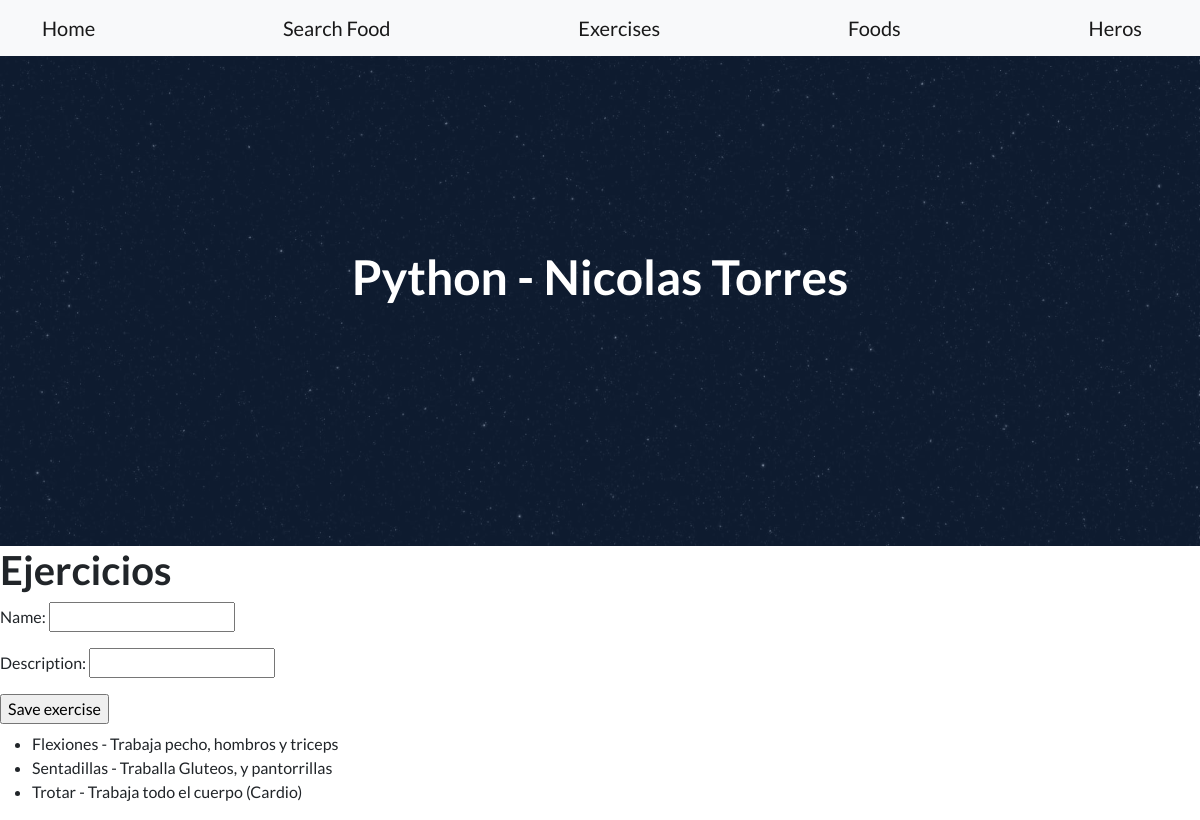
/AppFitLife/exercises/, run on the app's committed database.
### AppFitLife/models.py (models this page shows, shortened)
class Exercises(models.Model):
    name=models.CharField(max_length=50)
    description=models.CharField(max_length=50)

### AppFitLife/views.py (the view)
# urls.py: path('exercises/', exercises, name="exercises"),
def exercises(request):
    exercises= Exercises.objects.all()
    if request.method=="POST":
        form=ExercisesForm(request.POST)
        if form.is_valid():
            info=form.cleaned_data
            name=info["name"]
            description=info["description"]
            exercise=Exercises(name=name,description=description)
            exercise.save()
            form_exercises=ExercisesForm()
            return render(request,"AppFitLife/exercises.html", {"mensaje":"Exercise created", "formulario":form_exercises })
        else:
            return render(request,"AppFitLife/exercises.html", {"mensaje":"Invalid data"})
    else:
        form_exercises=ExercisesForm()
    return render(request,"AppFitLife/exercises.html", {"form":form_exercises , "exercises": exercises})

### AppFitLife/forms.py
class ExercisesForm(forms.Form):
    name=forms.CharField(max_length=50)
    description=forms.CharField(max_length=50)

### AppFitLife/templates/AppFitLife/exercises.html (shortened to what this page needs)
{% extends "AppFitLife/parent.html" %}
{% load static %}
{% block title %} Python - Nicolas Torres {% endblock %}
{% block content %}
    <h1>Ejercicios</h1>
    <form action="{% url 'exercises' %}" method="POST"> {% csrf_token %}
        {{ form.as_p }}
        <input type="submit" value="Save exercise">
    </form>
    <ul>
        {% for ex in exercises %}
            <li>{{ ex.name }} - {{ex.description}}</li>
        {% endfor %}
    </ul>
{% endblock %}

### data on the page
Exercises: name "Flexiones", description "Trabaja pecho, hombros y triceps"
Exercises: name "Sentadillas", description "Traballa Gluteos, y pantorrillas"
Exercises: name "Trotar", description "Trabaja todo el cuerpo (Cardio)"
